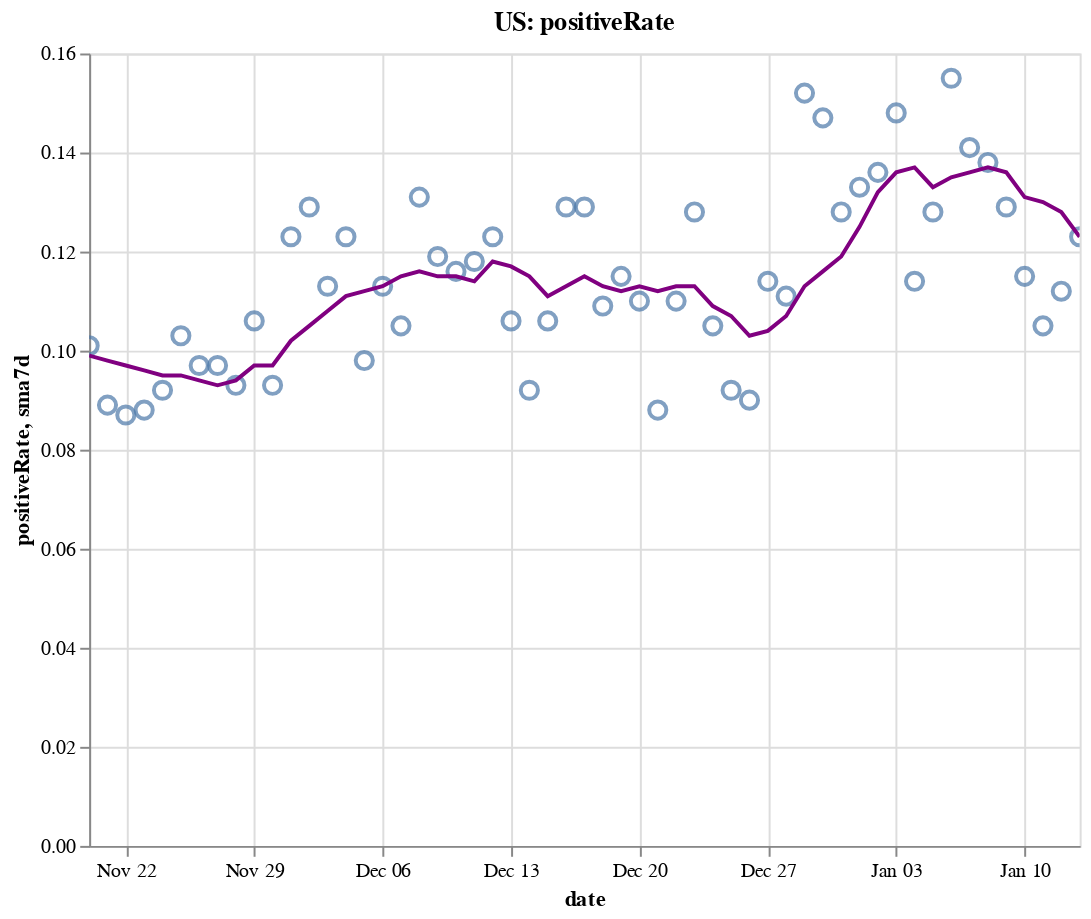

Write notebook code for a chart like this one.
### Code cell
create_plot(us, 'positiveRate')

### Figure 1 — Vega-Lite specification as saved in the notebook (floating-point values rounded to 4 significant figures)
{"config": {"view": {"continuousWidth": 400, "continuousHeight": 300}}, "layer": [{"layer": [{"mark": {"type": "point", "size": 75}, "encoding": {"tooltip": [{"type": "temporal", "field": "date"}, {"type": "quantitative", "field": "positiveRate"}, {"type": "quantitative", "field": "sma7d"}], "x": {"type": "temporal", "field": "date"}, "y": {"type": "quantitative", "field": "positiveRate"}}, "selection": {"selector004": {"type": "interval", "bind": "scales", "encodings": ["x", "y"]}}}, {"mark": {"type": "line", "color": "purple"}, "encoding": {"x": {"type": "temporal", "field": "date"}, "y": {"type": "quantitative", "field": "sma7d"}}}]}, {"mark": {"type": "rule", "color": "#aaa"}, "encoding": {"x": {"type": "temporal", "field": "date"}}, "transform": [{"filter": {"selection": "selector003"}}]}, {"mark": "circle", "encoding": {"opacity": {"condition": {"value": 1, "selection": "selector003"}, "value": 0}, "tooltip": [{"type": "temporal", "field": "date"}, {"type": "quantitative", "field": "positiveRate"}, {"type": "quantitative", "field": "sma7d"}], "x": {"type": "temporal", "field": "date"}, "y": {"type": "quantitative", "field": "positiveRate"}}, "selection": {"selector003": {"type": "single", "encodings": ["x"], "on": "mouseover", "nearest": true, "empty": "none"}}}, {"mark": {"type": "text", "align": "left", "dx": 5, "dy": -5, "stroke": "white", "strokeWidth": 2}, "encoding": {"text": {"type": "quantitative", "field": "positiveRate"}, "tooltip": [{"type": "temporal", "field": "date"}, {"type": "quantitative", "field": "positiveRate"}, {"type": "quantitative", "field": "sma7d"}], "x": {"type": "temporal", "field": "date"}, "y": {"type": "quantitative", "field": "positiveRate"}}, "transform": [{"filter": {"selection": "selector003"}}]}, {"mark": {"type": "text", "align": "left", "dx": 5, "dy": -5}, "encoding": {"text": {"type": "quantitative", "field": "positiveRate"}, "tooltip": [{"type": "temporal", "field": "date"}, {"type": "quantitative", "field": "positiveRate"}, {"type": "quantitative", "field": "sma7d"}], "x": {"type": "temporal", "field": "date"}, "y": {"type": "quantitative", "field": "positiveRate"}}, "transform": [{"filter": {"selection": "selector003"}}]}], "data": {"name": "data-e215259abd9be360484a5a2e0fcfc862"}, "height": 400, "title": "US: positiveRate", "width": 500, "$schema": "https://vega.github.io/schema/vega-lite/v4.8.1.json", "datasets": {"data-e215259abd9be360484a5a2e0fcfc862": [{"date": "2020-11-20T00:00:00", "totalTestResultsIncrease": 1940000.0, "positiveIncrease": 196500.0, "death": 246100.0, "deathIncrease": 1910.0, "positiveRate": 0.101, "state": "US", "sma7d": 0.099}, {"date": "2020-11-21T00:00:00", "totalTestResultsIncrease": 2051000.0, "positiveIncrease": 183200.0, "death": 247600.0, "deathIncrease": 1551.0, "positiveRate": 0.089, "state": "US", "sma7d": 0.098}, {"date": "2020-11-22T00:00:00", "totalTestResultsIncrease": 1771000.0, "positiveIncrease": 153800.0, "death": 248600.0, "deathIncrease": 923.0, "positiveRate": 0.087, "state": "US", "sma7d": 0.097}, {"date": "2020-11-23T00:00:00", "totalTestResultsIncrease": 1749000.0, "positiveIncrease": 154600.0, "death": 249400.0, "deathIncrease": 853.0, "positiveRate": 0.088, "state": "US", "sma7d": 0.096}, {"date": "2020-11-24T00:00:00", "totalTestResultsIncrease": 1806000.0, "positiveIncrease": 165300.0, "death": 251500.0, "deathIncrease": 2091.0, "positiveRate": 0.092, "state": "US", "sma7d": 0.095}, {"date": "2020-11-25T00:00:00", "totalTestResultsIncrease": 1829000.0, "positiveIncrease": 187700.0, "death": 253800.0, "deathIncrease": 2281.0, "positiveRate": 0.103, "state": "US", "sma7d": 0.095}, {"date": "2020-11-26T00:00:00", "totalTestResultsIncrease": 1331000.0, "positiveIncrease": 129100.0, "death": 255200.0, "deathIncrease": 1392.0, "positiveRate": 0.097, "state": "US", "sma7d": 0.094}, {"date": "2020-11-27T00:00:00", "totalTestResultsIncrease": 2044000.0, "positiveIncrease": 198300.0, "death": 256600.0, "deathIncrease": 1404.0, "positiveRate": 0.097, "state": "US", "sma7d": 0.093}, {"date": "2020-11-28T00:00:00", "totalTestResultsIncrease": 1616000.0, "positiveIncrease": 151100.0, "death": 257800.0, "deathIncrease": 1243.0, "positiveRate": 0.093, "state": "US", "sma7d": 0.094}, {"date": "2020-11-29T00:00:00", "totalTestResultsIncrease": 1287000.0, "positiveIncrease": 137000.0, "death": 258700.0, "deathIncrease": 825.0, "positiveRate": 0.106, "state": "US", "sma7d": 0.097}, {"date": "2020-11-30T00:00:00", "totalTestResultsIncrease": 1613000.0, "positiveIncrease": 149500.0, "death": 259700.0, "deathIncrease": 1037.0, "positiveRate": 0.093, "state": "US", "sma7d": 0.097}, {"date": "2020-12-01T00:00:00", "totalTestResultsIncrease": 1456000.0, "positiveIncrease": 179100.0, "death": 262200.0, "deathIncrease": 2489.0, "positiveRate": 0.123, "state": "US", "sma7d": 0.102}, {"date": "2020-12-02T00:00:00", "totalTestResultsIncrease": 1560000.0, "positiveIncrease": 201700.0, "death": 265000.0, "deathIncrease": 2811.0, "positiveRate": 0.129, "state": "US", "sma7d": 0.105}, {"date": "2020-12-03T00:00:00", "totalTestResultsIncrease": 1893000.0, "positiveIncrease": 214800.0, "death": 267800.0, "deathIncrease": 2822.0, "positiveRate": 0.113, "state": "US", "sma7d": 0.108}, {"date": "2020-12-04T00:00:00", "totalTestResultsIncrease": 1862000.0, "positiveIncrease": 228900.0, "death": 270400.0, "deathIncrease": 2563.0, "positiveRate": 0.123, "state": "US", "sma7d": 0.111}, {"date": "2020-12-05T00:00:00", "totalTestResultsIncrease": 2222000.0, "positiveIncrease": 217800.0, "death": 272900.0, "deathIncrease": 2486.0, "positiveRate": 0.098, "state": "US", "sma7d": 0.112}, {"date": "2020-12-06T00:00:00", "totalTestResultsIncrease": 1620000.0, "positiveIncrease": 182400.0, "death": 274000.0, "deathIncrease": 1163.0, "positiveRate": 0.113, "state": "US", "sma7d": 0.113}, {"date": "2020-12-07T00:00:00", "totalTestResultsIncrease": 1726000.0, "positiveIncrease": 181500.0, "death": 275300.0, "deathIncrease": 1291.0, "positiveRate": 0.105, "state": "US", "sma7d": 0.115}, {"date": "2020-12-08T00:00:00", "totalTestResultsIncrease": 1652000.0, "positiveIncrease": 216000.0, "death": 278000.0, "deathIncrease": 2680.0, "positiveRate": 0.131, "state": "US", "sma7d": 0.116}, {"date": "2020-12-09T00:00:00", "totalTestResultsIncrease": 1804000.0, "positiveIncrease": 215000.0, "death": 281200.0, "deathIncrease": 3169.0, "positiveRate": 0.119, "state": "US", "sma7d": 0.115}, {"date": "2020-12-10T00:00:00", "totalTestResultsIncrease": 1887000.0, "positiveIncrease": 219300.0, "death": 284300.0, "deathIncrease": 3132.0, "positiveRate": 0.116, "state": "US", "sma7d": 0.115}, {"date": "2020-12-11T00:00:00", "totalTestResultsIncrease": 1987000.0, "positiveIncrease": 235500.0, "death": 287000.0, "deathIncrease": 2747.0, "positiveRate": 0.118, "state": "US", "sma7d": 0.114}, {"date": "2020-12-12T00:00:00", "totalTestResultsIncrease": 1835000.0, "positiveIncrease": 225300.0, "death": 289500.0, "deathIncrease": 2497.0, "positiveRate": 0.123, "state": "US", "sma7d": 0.118}, {"date": "2020-12-13T00:00:00", "totalTestResultsIncrease": 1770000.0, "positiveIncrease": 186800.0, "death": 291000.0, "deathIncrease": 1501.0, "positiveRate": 0.106, "state": "US", "sma7d": 0.117}, {"date": "2020-12-14T00:00:00", "totalTestResultsIncrease": 2096000.0, "positiveIncrease": 192900.0, "death": 292400.0, "deathIncrease": 1357.0, "positiveRate": 0.092, "state": "US", "sma7d": 0.115}, {"date": "2020-12-15T00:00:00", "totalTestResultsIncrease": 1797000.0, "positiveIncrease": 190600.0, "death": 295300.0, "deathIncrease": 2924.0, "positiveRate": 0.106, "state": "US", "sma7d": 0.111}, {"date": "2020-12-16T00:00:00", "totalTestResultsIncrease": 1802000.0, "positiveIncrease": 231800.0, "death": 298800.0, "deathIncrease": 3453.0, "positiveRate": 0.129, "state": "US", "sma7d": 0.113}, {"date": "2020-12-17T00:00:00", "totalTestResultsIncrease": 1865000.0, "positiveIncrease": 241000.0, "death": 302200.0, "deathIncrease": 3465.0, "positiveRate": 0.129, "state": "US", "sma7d": 0.115}, {"date": "2020-12-18T00:00:00", "totalTestResultsIncrease": 2198000.0, "positiveIncrease": 239700.0, "death": 305100.0, "deathIncrease": 2866.0, "positiveRate": 0.109, "state": "US", "sma7d": 0.113}, {"date": "2020-12-19T00:00:00", "totalTestResultsIncrease": 1762000.0, "positiveIncrease": 203300.0, "death": 307800.0, "deathIncrease": 2708.0, "positiveRate": 0.115, "state": "US", "sma7d": 0.112}, {"date": "2020-12-20T00:00:00", "totalTestResultsIncrease": 1792000.0, "positiveIncrease": 197000.0, "death": 309500.0, "deathIncrease": 1668.0, "positiveRate": 0.11, "state": "US", "sma7d": 0.113}, {"date": "2020-12-21T00:00:00", "totalTestResultsIncrease": 2025000.0, "positiveIncrease": 179000.0, "death": 311000.0, "deathIncrease": 1480.0, "positiveRate": 0.088, "state": "US", "sma7d": 0.112}, {"date": "2020-12-22T00:00:00", "totalTestResultsIncrease": 1727000.0, "positiveIncrease": 190100.0, "death": 314100.0, "deathIncrease": 3137.0, "positiveRate": 0.11, "state": "US", "sma7d": 0.113}, {"date": "2020-12-23T00:00:00", "totalTestResultsIncrease": 1740000.0, "positiveIncrease": 221900.0, "death": 317500.0, "deathIncrease": 3393.0, "positiveRate": 0.128, "state": "US", "sma7d": 0.113}, {"date": "2020-12-24T00:00:00", "totalTestResultsIncrease": 1937000.0, "positiveIncrease": 204300.0, "death": 320400.0, "deathIncrease": 2958.0, "positiveRate": 0.105, "state": "US", "sma7d": 0.109}, {"date": "2020-12-25T00:00:00", "totalTestResultsIncrease": 1373000.0, "positiveIncrease": 125900.0, "death": 322000.0, "deathIncrease": 1553.0, "positiveRate": 0.092, "state": "US", "sma7d": 0.107}, {"date": "2020-12-26T00:00:00", "totalTestResultsIncrease": 2122000.0, "positiveIncrease": 190100.0, "death": 323400.0, "deathIncrease": 1426.0, "positiveRate": 0.09, "state": "US", "sma7d": 0.103}, {"date": "2020-12-27T00:00:00", "totalTestResultsIncrease": 1340000.0, "positiveIncrease": 153000.0, "death": 324800.0, "deathIncrease": 1397.0, "positiveRate": 0.114, "state": "US", "sma7d": 0.104}, {"date": "2020-12-28T00:00:00", "totalTestResultsIncrease": 1477000.0, "positiveIncrease": 163300.0, "death": 326300.0, "deathIncrease": 1490.0, "positiveRate": 0.111, "state": "US", "sma7d": 0.107}, {"date": "2020-12-29T00:00:00", "totalTestResultsIncrease": 1292000.0, "positiveIncrease": 196100.0, "death": 329600.0, "deathIncrease": 3289.0, "positiveRate": 0.152, "state": "US", "sma7d": 0.113}, {"date": "2020-12-30T00:00:00", "totalTestResultsIncrease": 1534000.0, "positiveIncrease": 225900.0, "death": 333500.0, "deathIncrease": 3900.0, "positiveRate": 0.147, "state": "US", "sma7d": 0.116}, {"date": "2020-12-31T00:00:00", "totalTestResultsIncrease": 1748000.0, "positiveIncrease": 223000.0, "death": 336800.0, "deathIncrease": 3297.0, "positiveRate": 0.128, "state": "US", "sma7d": 0.119}, {"date": "2021-01-01T00:00:00", "totalTestResultsIncrease": 1360000.0, "positiveIncrease": 180500.0, "death": 339400.0, "deathIncrease": 2592.0, "positiveRate": 0.133, "state": "US", "sma7d": 0.125}, {"date": "2021-01-02T00:00:00", "totalTestResultsIncrease": 2060000.0, "positiveIncrease": 279400.0, "death": 341800.0, "deathIncrease": 2406.0, "positiveRate": 0.136, "state": "US", "sma7d": 0.132}, {"date": "2021-01-03T00:00:00", "totalTestResultsIncrease": 1401000.0, "positiveIncrease": 207800.0, "death": 343300.0, "deathIncrease": 1455.0, "positiveRate": 0.148, "state": "US", "sma7d": 0.136}, {"date": "2021-01-04T00:00:00", "totalTestResultsIncrease": 1569000.0, "positiveIncrease": 178400.0, "death": 344800.0, "deathIncrease": 1547.0, "positiveRate": 0.114, "state": "US", "sma7d": 0.137}, {"date": "2021-01-05T00:00:00", "totalTestResultsIncrease": 1679000.0, "positiveIncrease": 215100.0, "death": 348300.0, "deathIncrease": 3484.0, "positiveRate": 0.128, "state": "US", "sma7d": 0.133}, {"date": "2021-01-06T00:00:00", "totalTestResultsIncrease": 1601000.0, "positiveIncrease": 248100.0, "death": 352200.0, "deathIncrease": 3902.0, "positiveRate": 0.155, "state": "US", "sma7d": 0.135}, {"date": "2021-01-07T00:00:00", "totalTestResultsIncrease": 1915000.0, "positiveIncrease": 269300.0, "death": 356300.0, "deathIncrease": 4079.0, "positiveRate": 0.141, "state": "US", "sma7d": 0.136}, {"date": "2021-01-08T00:00:00", "totalTestResultsIncrease": 2117000.0, "positiveIncrease": 292200.0, "death": 360000.0, "deathIncrease": 3780.0, "positiveRate": 0.138, "state": "US", "sma7d": 0.137}, {"date": "2021-01-09T00:00:00", "totalTestResultsIncrease": 2064000.0, "positiveIncrease": 266400.0, "death": 363600.0, "deathIncrease": 3537.0, "positiveRate": 0.129, "state": "US", "sma7d": 0.136}, {"date": "2021-01-10T00:00:00", "totalTestResultsIncrease": 1988000.0, "positiveIncrease": 227700.0, "death": 365700.0, "deathIncrease": 2068.0, "positiveRate": 0.115, "state": "US", "sma7d": 0.131}, {"date": "2021-01-11T00:00:00", "totalTestResultsIncrease": 1844000.0, "positiveIncrease": 194100.0, "death": 367400.0, "deathIncrease": 1733.0, "positiveRate": 0.105, "state": "US", "sma7d": 0.13}, {"date": "2021-01-12T00:00:00", "totalTestResultsIncrease": 1924000.0, "positiveIncrease": 214800.0, "death": 371400.0, "deathIncrease": 4064.0, "positiveRate": 0.112, "state": "US", "sma7d": 0.128}, {"date": "2021-01-13T00:00:00", "totalTestResultsIncrease": 1780000.0, "positiveIncrease": 218700.0, "death": 375200.0, "deathIncrease": 4020.0, "positiveRate": 0.123, "state": "US", "sma7d": 0.123}]}}
